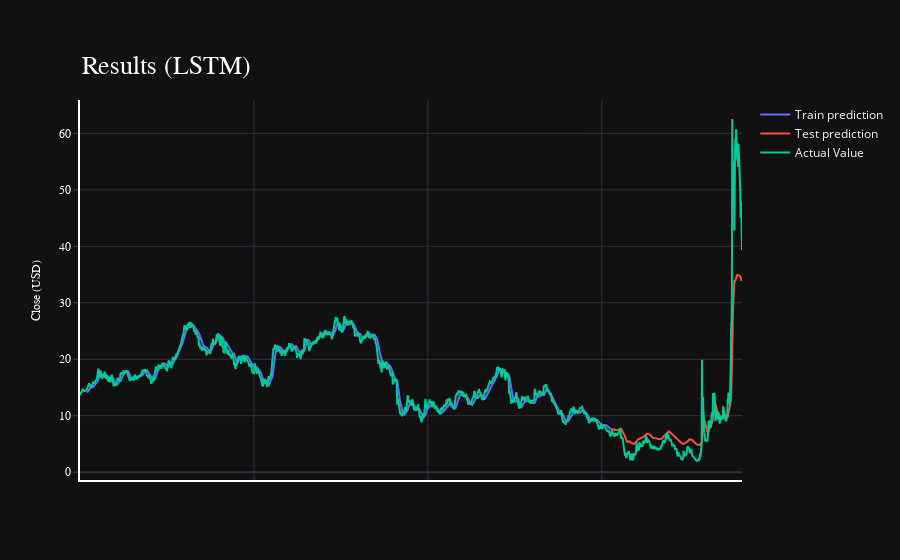

The notebook cell this image was saved under:
### Code cell
import plotly.express as px
import plotly.graph_objects as go

fig = go.Figure()
fig.add_trace(go.Scatter(go.Scatter(x=result.index, y=result[0],
                    mode='lines',
                    name='Train prediction')))
fig.add_trace(go.Scatter(x=result.index, y=result[1],
                    mode='lines',
                    name='Test prediction'))
fig.add_trace(go.Scatter(go.Scatter(x=result.index, y=result[2],
                    mode='lines',
                    name='Actual Value')))
fig.update_layout(
    xaxis=dict(
        showline=True,
        showgrid=True,
        showticklabels=False,
        linecolor='white',
        linewidth=2
    ),
    yaxis=dict(
        title_text='Close (USD)',
        titlefont=dict(
            family='Rockwell',
            size=12,
            color='white',
        ),
        showline=True,
        showgrid=True,
        showticklabels=True,
        linecolor='white',
        linewidth=2,
        ticks='outside',
        tickfont=dict(
            family='Rockwell',
            size=12,
            color='white',
        ),
    ),
    showlegend=True,
    template = 'plotly_dark'

)



annotations = []
annotations.append(dict(xref='paper', yref='paper', x=0.0, y=1.05,
                              xanchor='left', yanchor='bottom',
                              text='Results (LSTM)',
                              font=dict(family='Rockwell',
                                        size=26,
                                        color='white'),
                              showarrow=False))
fig.update_layout(annotations=annotations)

fig.show()

### Figure 1 — Plotly figure (JSON) as saved in the notebook; plotly's stock layout.template omitted (floating-point values rounded to 4 significant figures; data arrays with more than 128 entries replaced by an {"elided": "..."} marker saying what was removed)
{"data": [{"mode": "lines", "name": "Train prediction", "type": "scatter", "x": {"elided": "1904 int values"}, "y": {"elided": "1904 float values"}}, {"mode": "lines", "name": "Test prediction", "type": "scatter", "x": {"elided": "1904 int values"}, "y": {"elided": "1904 float values"}}, {"mode": "lines", "name": "Actual Value", "type": "scatter", "x": {"elided": "1904 int values"}, "y": {"elided": "1904 float values"}}], "layout": {"annotations": [{"font": {"color": "white", "family": "Rockwell", "size": 26}, "showarrow": false, "text": "Results (LSTM)", "x": 0, "xanchor": "left", "xref": "paper", "y": 1.05, "yanchor": "bottom", "yref": "paper"}], "showlegend": true, "xaxis": {"linecolor": "white", "linewidth": 2, "showgrid": true, "showline": true, "showticklabels": false}, "yaxis": {"linecolor": "white", "linewidth": 2, "showgrid": true, "showline": true, "showticklabels": true, "tickfont": {"color": "white", "family": "Rockwell", "size": 12}, "ticks": "outside", "title": {"font": {"color": "white", "family": "Rockwell", "size": 12}, "text": "Close (USD)"}}}}
